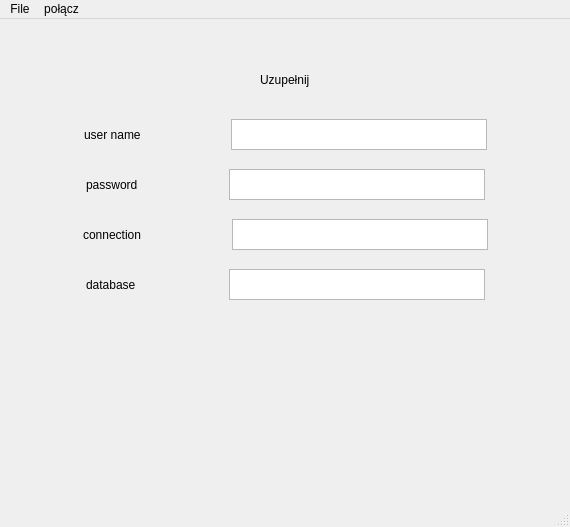
<?xml version="1.0" encoding="UTF-8"?>
<ui version="4.0">
 <class>MainWindow</class>
 <widget class="QMainWindow" name="MainWindow">
  <property name="geometry">
   <rect>
    <x>0</x>
    <y>0</y>
    <width>570</width>
    <height>527</height>
   </rect>
  </property>
  <property name="windowTitle">
   <string>MainWindow</string>
  </property>
  <widget class="QWidget" name="centralwidget">
   <widget class="QWidget" name="horizontalLayoutWidget">
    <property name="geometry">
     <rect>
      <x>-1</x>
      <y>40</y>
      <width>571</width>
      <height>41</height>
     </rect>
    </property>
    <layout class="QHBoxLayout" name="horizontalLayout">
     <item>
      <spacer name="horizontalSpacer">
       <property name="orientation">
        <enum>Qt::Horizontal</enum>
       </property>
       <property name="sizeHint" stdset="0">
        <size>
         <width>40</width>
         <height>20</height>
        </size>
       </property>
      </spacer>
     </item>
     <item>
      <widget class="QLabel" name="label">
       <property name="text">
        <string>Uzupełnij</string>
       </property>
      </widget>
     </item>
     <item>
      <spacer name="horizontalSpacer_2">
       <property name="orientation">
        <enum>Qt::Horizontal</enum>
       </property>
       <property name="sizeHint" stdset="0">
        <size>
         <width>40</width>
         <height>20</height>
        </size>
       </property>
      </spacer>
     </item>
    </layout>
   </widget>
   <widget class="QWidget" name="horizontalLayoutWidget_2">
    <property name="geometry">
     <rect>
      <x>0</x>
      <y>100</y>
      <width>571</width>
      <height>31</height>
     </rect>
    </property>
    <layout class="QHBoxLayout" name="horizontalLayout_2">
     <item>
      <spacer name="horizontalSpacer_7">
       <property name="orientation">
        <enum>Qt::Horizontal</enum>
       </property>
       <property name="sizeHint" stdset="0">
        <size>
         <width>40</width>
         <height>20</height>
        </size>
       </property>
      </spacer>
     </item>
     <item>
      <widget class="QLabel" name="userNameL">
       <property name="text">
        <string>user name</string>
       </property>
      </widget>
     </item>
     <item>
      <spacer name="horizontalSpacer_3">
       <property name="orientation">
        <enum>Qt::Horizontal</enum>
       </property>
       <property name="sizeHint" stdset="0">
        <size>
         <width>40</width>
         <height>20</height>
        </size>
       </property>
      </spacer>
     </item>
     <item>
      <widget class="QTextEdit" name="textEdit">
       <property name="html">
        <string>&lt;!DOCTYPE HTML PUBLIC &quot;-//W3C//DTD HTML 4.0//EN&quot; &quot;http://www.w3.org/TR/REC-html40/strict.dtd&quot;&gt;
&lt;html&gt;&lt;head&gt;&lt;meta name=&quot;qrichtext&quot; content=&quot;1&quot; /&gt;&lt;style type=&quot;text/css&quot;&gt;
p, li { white-space: pre-wrap; }
&lt;/style&gt;&lt;/head&gt;&lt;body style=&quot; font-family:'MS Shell Dlg 2'; font-size:8.25pt; font-weight:400; font-style:normal;&quot;&gt;
&lt;p style=&quot;-qt-paragraph-type:empty; margin-top:0px; margin-bottom:0px; margin-left:0px; margin-right:0px; -qt-block-indent:0; text-indent:0px;&quot;&gt;&lt;br /&gt;&lt;/p&gt;&lt;/body&gt;&lt;/html&gt;</string>
       </property>
      </widget>
     </item>
     <item>
      <spacer name="horizontalSpacer_11">
       <property name="orientation">
        <enum>Qt::Horizontal</enum>
       </property>
       <property name="sizeHint" stdset="0">
        <size>
         <width>40</width>
         <height>20</height>
        </size>
       </property>
      </spacer>
     </item>
    </layout>
   </widget>
   <widget class="QWidget" name="horizontalLayoutWidget_3">
    <property name="geometry">
     <rect>
      <x>0</x>
      <y>150</y>
      <width>571</width>
      <height>31</height>
     </rect>
    </property>
    <layout class="QHBoxLayout" name="horizontalLayout_3">
     <item>
      <spacer name="horizontalSpacer_8">
       <property name="orientation">
        <enum>Qt::Horizontal</enum>
       </property>
       <property name="sizeHint" stdset="0">
        <size>
         <width>40</width>
         <height>20</height>
        </size>
       </property>
      </spacer>
     </item>
     <item>
      <widget class="QLabel" name="passwordL">
       <property name="text">
        <string>password</string>
       </property>
      </widget>
     </item>
     <item>
      <spacer name="horizontalSpacer_4">
       <property name="orientation">
        <enum>Qt::Horizontal</enum>
       </property>
       <property name="sizeHint" stdset="0">
        <size>
         <width>40</width>
         <height>20</height>
        </size>
       </property>
      </spacer>
     </item>
     <item>
      <widget class="QTextEdit" name="textEdit_2">
       <property name="html">
        <string>&lt;!DOCTYPE HTML PUBLIC &quot;-//W3C//DTD HTML 4.0//EN&quot; &quot;http://www.w3.org/TR/REC-html40/strict.dtd&quot;&gt;
&lt;html&gt;&lt;head&gt;&lt;meta name=&quot;qrichtext&quot; content=&quot;1&quot; /&gt;&lt;style type=&quot;text/css&quot;&gt;
p, li { white-space: pre-wrap; }
&lt;/style&gt;&lt;/head&gt;&lt;body style=&quot; font-family:'MS Shell Dlg 2'; font-size:8.25pt; font-weight:400; font-style:normal;&quot;&gt;
&lt;p style=&quot;-qt-paragraph-type:empty; margin-top:0px; margin-bottom:0px; margin-left:0px; margin-right:0px; -qt-block-indent:0; text-indent:0px;&quot;&gt;&lt;br /&gt;&lt;/p&gt;&lt;/body&gt;&lt;/html&gt;</string>
       </property>
      </widget>
     </item>
     <item>
      <spacer name="horizontalSpacer_12">
       <property name="orientation">
        <enum>Qt::Horizontal</enum>
       </property>
       <property name="sizeHint" stdset="0">
        <size>
         <width>40</width>
         <height>20</height>
        </size>
       </property>
      </spacer>
     </item>
    </layout>
   </widget>
   <widget class="QWidget" name="horizontalLayoutWidget_4">
    <property name="geometry">
     <rect>
      <x>0</x>
      <y>200</y>
      <width>571</width>
      <height>31</height>
     </rect>
    </property>
    <layout class="QHBoxLayout" name="horizontalLayout_4">
     <item>
      <spacer name="horizontalSpacer_9">
       <property name="orientation">
        <enum>Qt::Horizontal</enum>
       </property>
       <property name="sizeHint" stdset="0">
        <size>
         <width>40</width>
         <height>20</height>
        </size>
       </property>
      </spacer>
     </item>
     <item>
      <widget class="QLabel" name="passwordL_2">
       <property name="text">
        <string>connection</string>
       </property>
      </widget>
     </item>
     <item>
      <spacer name="horizontalSpacer_5">
       <property name="orientation">
        <enum>Qt::Horizontal</enum>
       </property>
       <property name="sizeHint" stdset="0">
        <size>
         <width>29</width>
         <height>9</height>
        </size>
       </property>
      </spacer>
     </item>
     <item>
      <widget class="QTextEdit" name="textEdit_3">
       <property name="html">
        <string>&lt;!DOCTYPE HTML PUBLIC &quot;-//W3C//DTD HTML 4.0//EN&quot; &quot;http://www.w3.org/TR/REC-html40/strict.dtd&quot;&gt;
&lt;html&gt;&lt;head&gt;&lt;meta name=&quot;qrichtext&quot; content=&quot;1&quot; /&gt;&lt;style type=&quot;text/css&quot;&gt;
p, li { white-space: pre-wrap; }
&lt;/style&gt;&lt;/head&gt;&lt;body style=&quot; font-family:'MS Shell Dlg 2'; font-size:8.25pt; font-weight:400; font-style:normal;&quot;&gt;
&lt;p style=&quot;-qt-paragraph-type:empty; margin-top:0px; margin-bottom:0px; margin-left:0px; margin-right:0px; -qt-block-indent:0; text-indent:0px;&quot;&gt;&lt;br /&gt;&lt;/p&gt;&lt;/body&gt;&lt;/html&gt;</string>
       </property>
      </widget>
     </item>
     <item>
      <spacer name="horizontalSpacer_13">
       <property name="orientation">
        <enum>Qt::Horizontal</enum>
       </property>
       <property name="sizeHint" stdset="0">
        <size>
         <width>40</width>
         <height>20</height>
        </size>
       </property>
      </spacer>
     </item>
    </layout>
   </widget>
   <widget class="QWidget" name="horizontalLayoutWidget_5">
    <property name="geometry">
     <rect>
      <x>0</x>
      <y>250</y>
      <width>571</width>
      <height>31</height>
     </rect>
    </property>
    <layout class="QHBoxLayout" name="horizontalLayout_6">
     <item>
      <spacer name="horizontalSpacer_10">
       <property name="orientation">
        <enum>Qt::Horizontal</enum>
       </property>
       <property name="sizeHint" stdset="0">
        <size>
         <width>40</width>
         <height>20</height>
        </size>
       </property>
      </spacer>
     </item>
     <item>
      <widget class="QLabel" name="userNameL_2">
       <property name="text">
        <string>database</string>
       </property>
      </widget>
     </item>
     <item>
      <spacer name="horizontalSpacer_6">
       <property name="orientation">
        <enum>Qt::Horizontal</enum>
       </property>
       <property name="sizeHint" stdset="0">
        <size>
         <width>40</width>
         <height>20</height>
        </size>
       </property>
      </spacer>
     </item>
     <item>
      <widget class="QTextEdit" name="textEdit_5">
       <property name="html">
        <string>&lt;!DOCTYPE HTML PUBLIC &quot;-//W3C//DTD HTML 4.0//EN&quot; &quot;http://www.w3.org/TR/REC-html40/strict.dtd&quot;&gt;
&lt;html&gt;&lt;head&gt;&lt;meta name=&quot;qrichtext&quot; content=&quot;1&quot; /&gt;&lt;style type=&quot;text/css&quot;&gt;
p, li { white-space: pre-wrap; }
&lt;/style&gt;&lt;/head&gt;&lt;body style=&quot; font-family:'MS Shell Dlg 2'; font-size:8.25pt; font-weight:400; font-style:normal;&quot;&gt;
&lt;p style=&quot;-qt-paragraph-type:empty; margin-top:0px; margin-bottom:0px; margin-left:0px; margin-right:0px; -qt-block-indent:0; text-indent:0px;&quot;&gt;&lt;br /&gt;&lt;/p&gt;&lt;/body&gt;&lt;/html&gt;</string>
       </property>
      </widget>
     </item>
     <item>
      <spacer name="horizontalSpacer_14">
       <property name="orientation">
        <enum>Qt::Horizontal</enum>
       </property>
       <property name="sizeHint" stdset="0">
        <size>
         <width>40</width>
         <height>20</height>
        </size>
       </property>
      </spacer>
     </item>
    </layout>
   </widget>
  </widget>
  <widget class="QMenuBar" name="menubar">
   <property name="geometry">
    <rect>
     <x>0</x>
     <y>0</y>
     <width>570</width>
     <height>21</height>
    </rect>
   </property>
   <widget class="QMenu" name="menuFile">
    <property name="title">
     <string>File</string>
    </property>
    <addaction name="actionOpen"/>
    <addaction name="separator"/>
    <addaction name="actionWyj_cie"/>
   </widget>
   <widget class="QMenu" name="menuPo_cz">
    <property name="title">
     <string>połącz</string>
    </property>
   </widget>
   <addaction name="menuFile"/>
   <addaction name="menuPo_cz"/>
  </widget>
  <widget class="QStatusBar" name="statusbar"/>
  <action name="actionOpen">
   <property name="text">
    <string>open</string>
   </property>
  </action>
  <action name="actionWyj_cie">
   <property name="text">
    <string>Wyjście</string>
   </property>
  </action>
 </widget>
 <resources/>
 <connections/>
</ui>
